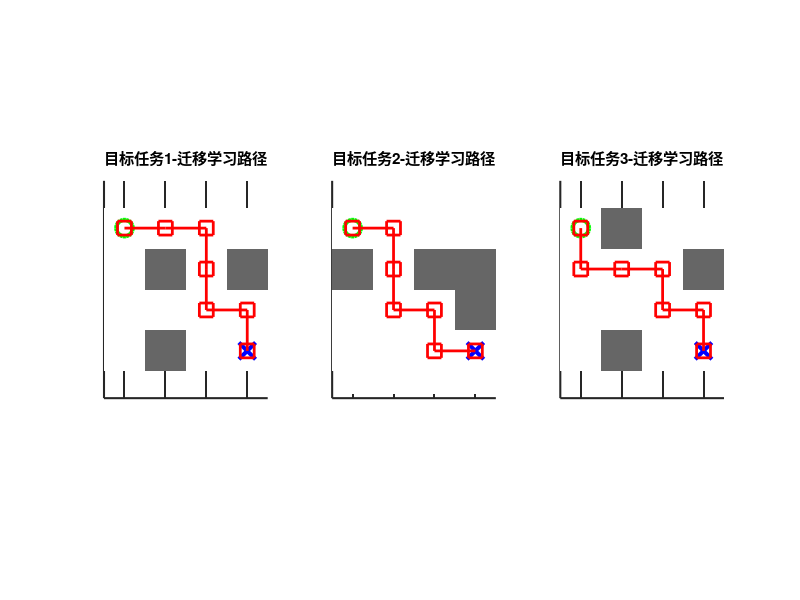
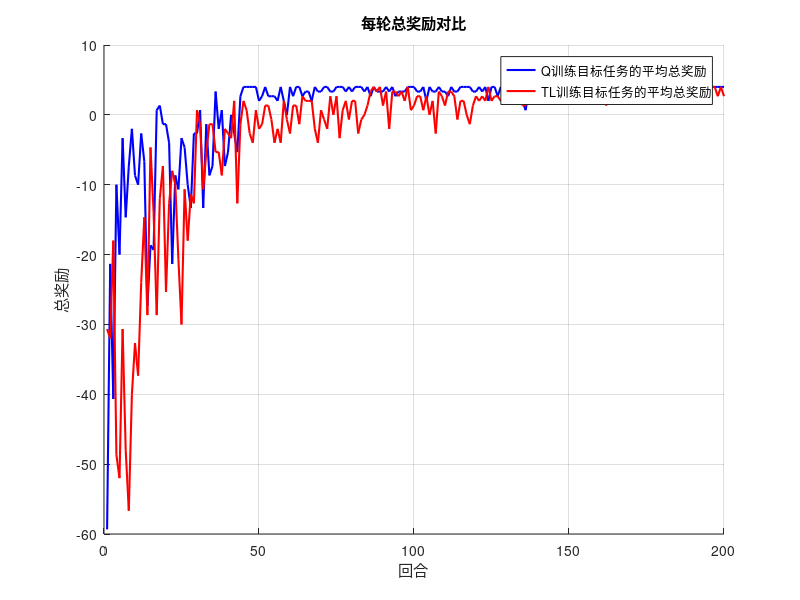
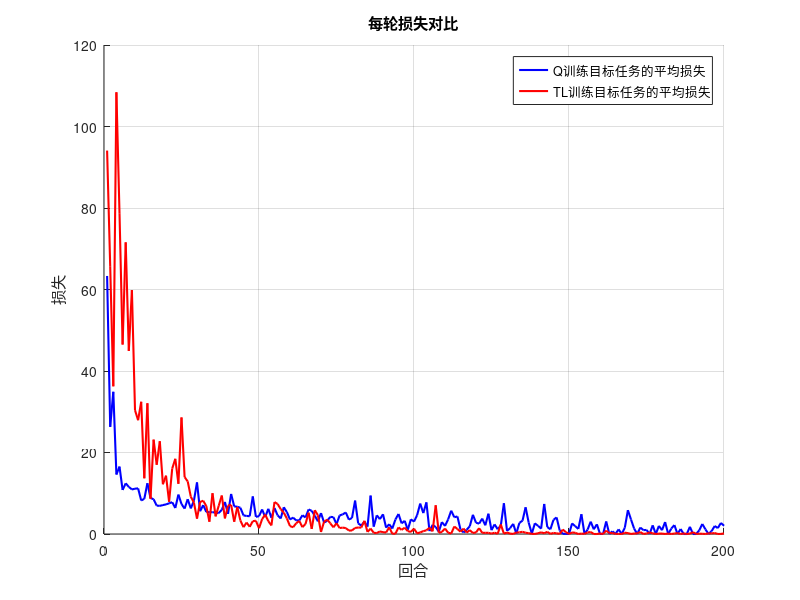

MATLAB code to generate these figures, in order: (Note: this script raises an error after producing the figures.)
% 清除工作区
clear; close all; clc;

% 设置随机数种子
rng(1);

% 定义第一个迷宫（源任务）
maze0 = [0 0 0 0;
         1 1 0 1;
         0 0 0 0;
         0 1 1 0];
% 定义第二个迷宫（目标任务1）
maze1 = [0 0 0 0;
         0 1 0 1;
         0 0 0 0;
         0 1 0 0];
% 定义第三个迷宫（目标任务2）
maze2 = [0 0 0 0;
         1 0 1 1;
         0 0 0 1;
         0 0 0 0];
% 定义第二个迷宫（目标任务3）
maze3 = [0 1 0 0;
         0 0 0 1;
         0 0 0 0;
         0 1 0 0];

numRows0 = size(maze0, 1);
numCols0 = size(maze0, 2);
numStates0 = numRows0 * numCols0;

numRows1 = size(maze1, 1);
numCols1 = size(maze1, 2);
numStates1 = numRows1 * numCols1;

% Q-Learning 参数
numEpisodes = 200;  % 训练回合数
gamma = 0.95;         % 折扣因子
alpha = 0.1;         % 学习率
epsilon = 1;         % 探索率（初始高探索）

% 初始化 Q 表（源任务和目标任务）
Q0 = zeros(numStates0, 4); % 源任务的 Q 表
Q11 = zeros(numStates1, 4); % 目标任务1的 Q 表1
Q12 = zeros(numStates1, 4); % 目标任务1的 Q 表2
Q21 = zeros(numStates1, 4); % 目标任务2的 Q 表1
Q22 = zeros(numStates1, 4); % 目标任务2的 Q 表2
Q31 = zeros(numStates1, 4); % 目标任务3的 Q 表1
Q32 = zeros(numStates1, 4); % 目标任务3的 Q 表2

% 用于记录每轮总奖励、损失和步数
totalRewards0 = zeros(numEpisodes, 1);
totalRewards11 = zeros(numEpisodes, 1);
totalRewards12 = zeros(numEpisodes, 1);
totalRewards21 = zeros(numEpisodes, 1);
totalRewards22 = zeros(numEpisodes, 1);
totalRewards31 = zeros(numEpisodes, 1);
totalRewards32 = zeros(numEpisodes, 1);

losses0 = zeros(numEpisodes, 1);
losses11 = zeros(numEpisodes, 1);
losses12 = zeros(numEpisodes, 1);
losses21 = zeros(numEpisodes, 1);
losses22 = zeros(numEpisodes, 1);
losses31 = zeros(numEpisodes, 1);
losses32 = zeros(numEpisodes, 1);

steps0 = zeros(numEpisodes, 1);
steps11 = zeros(numEpisodes, 1);
steps12 = zeros(numEpisodes, 1);
steps21 = zeros(numEpisodes, 1);
steps22 = zeros(numEpisodes, 1);
steps31 = zeros(numEpisodes, 1);
steps32 = zeros(numEpisodes, 1);

% 定义动作
actions = [ -1, 0;  % 上
             1, 0;  % 下
             0, -1; % 左
             0, 1]; % 右

%% Q训练源任务
for episode = 1:numEpisodes
    % 初始化状态
    state = 1;  % 从(1,1)开始
    totalReward = 0; % 初始化每轮总奖励
    episodeSteps = 0; % 初始化步数
    episodeLoss = 0; % 初始化损失

    while true
        % 选择动作
        if rand < epsilon
            action = randi(4); % 探索
        else
            [~, action] = max(Q0(state, :)); % 利用
        end

        % 计算新状态
        [row, col] = ind2sub([numRows0, numCols0], state);
        newRow = row + actions(action, 1);
        newCol = col + actions(action, 2);
        
        % 检查新状态是否有效
        if newRow >= 1 && newRow <= numRows0 && newCol >= 1 && newCol <= numCols0 && maze0(newRow, newCol) == 0
            newState = sub2ind([numRows0, numCols0], newRow, newCol);
        else
            newState = state; % 如果无效，保持在当前状态
        end

        % 奖励设定
        reward = (newState == numStates0) * 10; % 到达终点奖励10
        if newState ~= state
            reward = reward - 1; % 每次有效移动给予-1的惩罚
        end
        
        totalReward = totalReward + reward; % 累加总奖励

        % 计算损失：Q值更新的变化
        loss = abs(Q0(state, action) - (reward + gamma * max(Q0(newState, :))));
        episodeLoss = episodeLoss + loss; % 累加损失
        
        % 更新 Q 值
        Q0(state, action) = Q0(state, action) + alpha * (reward + gamma * max(Q0(newState, :)) - Q0(state, action));

        % 更新状态
        state = newState;
        episodeSteps = episodeSteps + 1; % 步数加1

        if state == numStates0
            break; % 到达终点，结束回合
        end
    end
    
    totalRewards0(episode) = totalReward; % 记录每轮总奖励
    losses0(episode) = episodeLoss; % 记录每轮损失
    steps0(episode) = episodeSteps; % 记录每轮步数

    % 随着训练进展逐步减少 epsilon
    epsilon = max(0.1, epsilon * 0.99); % 保证 epsilon 不小于 0.1
end

% 打印学习到的源任务 Q 表
disp('Q训练源任务 Q表:');
disp(Q0);

%% Q训练目标任务1
for episode = 1:numEpisodes
    % 初始化状态
    state = 1;  % 从(1,1)开始
    totalReward = 0; % 初始化每轮总奖励
    episodeSteps = 0; % 初始化步数
    episodeLoss = 0; % 初始化损失
    while true
        % 选择动作
        if rand < epsilon
            action = randi(4); % 探索
        else
            [~, action] = max(Q11(state, :)); % 利用
        end

        % 计算新状态
        [row, col] = ind2sub([numRows1, numCols1], state);
        newRow = row + actions(action, 1);
        newCol = col + actions(action, 2);
        
        % 检查新状态是否有效
        if newRow >= 1 && newRow <= numRows1 && newCol >= 1 && newCol <= numCols1 && maze1(newRow, newCol) == 0
            newState = sub2ind([numRows1, numCols1], newRow, newCol);
        else
            newState = state; % 如果无效，保持在当前状态
        end

        % 奖励设定
        reward = (newState == numStates1) * 10; % 到达终点奖励10
        if newState ~= state
            reward = reward - 1; % 每次有效移动给予-1的惩罚
        end
        
        totalReward = totalReward + reward; % 累加总奖励
        
        % 计算损失：Q值更新的变化
        loss = abs(Q11(state, action) - (reward + gamma * max(Q11(newState, :))));
        episodeLoss = episodeLoss + loss; % 累加损失

        % 更新 Q 值
        Q11(state, action) = Q11(state, action) + alpha * (reward + gamma * max(Q11(newState, :)) - Q11(state, action));

        % 更新状态
        state = newState;
        episodeSteps = episodeSteps + 1; % 步数加1

        if state == numStates1
            break; % 到达终点，结束回合
        end
    end
    
    totalRewards11(episode) = totalReward; % 记录每轮总奖励
    losses11(episode) = episodeLoss; % 记录每轮损失
    steps11(episode) = episodeSteps; % 记录每轮步数

    % 随着训练进展逐步减少 epsilon
    epsilon = max(0.1, epsilon * 0.99); % 保证 epsilon 不小于 0.1
end

% 打印学习到的源任务 Q 表
disp('Q训练目标任务1 Q表:');
disp(Q11);

%% TL学习到目标任务1
% 利用源任务的 Q 表初始化目标任务的 Q 表
% 将源任务 Q 表的 Q 值根据目标任务的状态映射进行转移
Q12 = Q0;

% 训练目标任务
epsilon = 1; % 重新设置 epsilon

for episode = 1:numEpisodes
    % 初始化状态
    state = 1;  % 从(1,1)开始
    totalReward = 0; % 初始化每轮总奖励
    episodeSteps = 0; % 初始化步数
    episodeLoss = 0; % 初始化损失

    while true
        % 选择动作
        if rand < epsilon
            action = randi(4); % 探索
        else
            [~, action] = max(Q12(state, :)); % 利用
        end

        % 计算新状态
        [row, col] = ind2sub([numRows1, numCols1], state);
        newRow = row + actions(action, 1);
        newCol = col + actions(action, 2);
        
        % 检查新状态是否有效
        if newRow >= 1 && newRow <= numRows1 && newCol >= 1 && newCol <= numCols1 && maze1(newRow, newCol) == 0
            newState = sub2ind([numRows1, numCols1], newRow, newCol);
        else
            newState = state; % 如果无效，保持在当前状态
        end

        % 奖励设定
        reward = (newState == numStates1) * 10; % 到达终点奖励10
        if newState ~= state
            reward = reward - 1; % 每次有效移动给予-1的惩罚
        end
        
        totalReward = totalReward + reward; % 累加总奖励
        
        % 计算损失：Q值更新的变化
        loss = abs(Q12(state, action) - (reward + gamma * max(Q12(newState, :))));
        episodeLoss = episodeLoss + loss; % 累加损失

        % 更新 Q 值
        Q12(state, action) = Q12(state, action) + alpha * (reward + gamma * max(Q12(newState, :)) - Q12(state, action));

        % 更新状态
        state = newState;
        episodeSteps = episodeSteps + 1; % 步数加1

        if state == numStates1
            break; % 到达终点，结束回合
        end
    end
    
    totalRewards12 (episode) = totalReward; % 记录每轮总奖励
    losses12(episode) = episodeLoss; % 记录每轮损失
    steps12(episode) = episodeSteps; % 记录每轮步数

    % 随着训练进展逐步减少 epsilon
    epsilon = max(0.1, epsilon * 0.99); % 保证 epsilon 不小于 0.1
end

% 打印学习到的目标任务 Q 表
disp('TL训练目标任务1 Q表:');
disp(Q12);
 
% 从起点到终点找到最佳路径
path1 = [];
state = 1; % 从(1,1)开始
while state ~= numStates1
    path1 = [path1; state]; % 记录路径
    [~, action] = max(Q12(state, :)); % 选择最优动作
    [row, col] = ind2sub([numRows1, numCols1], state);
    newRow = row + actions(action, 1);
    newCol = col + actions(action, 2);
    state = sub2ind([numRows1, numCols1], newRow, newCol); % 更新状态
end
path1 = [path1; state]; % 添加终点

% 输出最佳路径
disp('目标任务1-最佳路径状态:');
disp(path1);

%% Q训练目标任务2
for episode = 1:numEpisodes
    % 初始化状态
    state = 1;  % 从(1,1)开始
    totalReward = 0; % 初始化每轮总奖励
    episodeSteps = 0; % 初始化步数
    episodeLoss = 0; % 初始化损失

    while true
        % 选择动作
        if rand < epsilon
            action = randi(4); % 探索
        else
            [~, action] = max(Q21(state, :)); % 利用
        end

        % 计算新状态
        [row, col] = ind2sub([numRows1, numCols1], state);
        newRow = row + actions(action, 1);
        newCol = col + actions(action, 2);
        
        % 检查新状态是否有效
        if newRow >= 1 && newRow <= numRows1 && newCol >= 1 && newCol <= numCols1 && maze2(newRow, newCol) == 0
            newState = sub2ind([numRows1, numCols1], newRow, newCol);
        else
            newState = state; % 如果无效，保持在当前状态
        end

        % 奖励设定
        reward = (newState == numStates1) * 10; % 到达终点奖励10
        if newState ~= state
            reward = reward - 1; % 每次有效移动给予-1的惩罚
        end
        
        totalReward = totalReward + reward; % 累加总奖励
        
        % 计算损失：Q值更新的变化
        loss = abs(Q21(state, action) - (reward + gamma * max(Q21(newState, :))));
        episodeLoss = episodeLoss + loss; % 累加损失

        % 更新 Q 值
        Q21(state, action) = Q21(state, action) + alpha * (reward + gamma * max(Q21(newState, :)) - Q21(state, action));

        % 更新状态
        state = newState;
        episodeSteps = episodeSteps + 1; % 步数加1

        if state == numStates1
            break; % 到达终点，结束回合
        end
    end
    
    totalRewards21(episode) = totalReward; % 记录每轮总奖励
    losses21(episode) = episodeLoss; % 记录每轮损失
    steps21(episode) = episodeSteps; % 记录每轮步数

    % 随着训练进展逐步减少 epsilon
    epsilon = max(0.1, epsilon * 0.99); % 保证 epsilon 不小于 0.1
end

% 打印学习到的源任务 Q 表
disp('Q训练目标任务2 Q表:');
disp(Q21);

%% 迁移学习到目标任务2
% 利用源任务的 Q 表初始化目标任务的 Q 表
% 将源任务 Q 表的 Q 值根据目标任务的状态映射进行转移
Q22 = Q0;

% 训练目标任务
epsilon = 1; % 重新设置 epsilon

for episode = 1:numEpisodes
    % 初始化状态
    state = 1;  % 从(1,1)开始
    totalReward = 0; % 初始化每轮总奖励
    episodeSteps = 0; % 初始化步数
    episodeLoss = 0; % 初始化损失

    while true
        % 选择动作
        if rand < epsilon
            action = randi(4); % 探索
        else
            [~, action] = max(Q22(state, :)); % 利用
        end

        % 计算新状态
        [row, col] = ind2sub([numRows1, numCols1], state);
        newRow = row + actions(action, 1);
        newCol = col + actions(action, 2);
        
        % 检查新状态是否有效
        if newRow >= 1 && newRow <= numRows1 && newCol >= 1 && newCol <= numCols1 && maze2(newRow, newCol) == 0
            newState = sub2ind([numRows1, numCols1], newRow, newCol);
        else
            newState = state; % 如果无效，保持在当前状态
        end

        % 奖励设定
        reward = (newState == numStates1) * 10; % 到达终点奖励10
        if newState ~= state
            reward = reward - 1; % 每次有效移动给予-1的惩罚
        end
        
        totalReward = totalReward + reward; % 累加总奖励
        
        % 计算损失：Q值更新的变化
        loss = abs(Q22(state, action) - (reward + gamma * max(Q22(newState, :))));
        episodeLoss = episodeLoss + loss; % 累加损失

        % 更新 Q 值
        Q22(state, action) = Q22(state, action) + alpha * (reward + gamma * max(Q22(newState, :)) - Q22(state, action));

        % 更新状态
        state = newState;
        episodeSteps = episodeSteps + 1; % 步数加1

        if state == numStates1
            break; % 到达终点，结束回合
        end
    end
    
    totalRewards22 (episode) = totalReward; % 记录每轮总奖励
    losses22(episode) = episodeLoss; % 记录每轮损失
    steps22(episode) = episodeSteps; % 记录每轮步数

    % 随着训练进展逐步减少 epsilon
    epsilon = max(0.1, epsilon * 0.99); % 保证 epsilon 不小于 0.1
end

% 打印学习到的目标任务 Q 表
disp('TL训练目标任务2 Q表:');
disp(Q22);
 
% 从起点到终点找到最佳路径
path2 = [];
state = 1; % 从(1,1)开始
while state ~= numStates1
    path2 = [path2; state]; % 记录路径
    [~, action] = max(Q22(state, :)); % 选择最优动作
    [row, col] = ind2sub([numRows1, numCols1], state);
    newRow = row + actions(action, 1);
    newCol = col + actions(action, 2);
    state = sub2ind([numRows1, numCols1], newRow, newCol); % 更新状态
end
path2 = [path2; state]; % 添加终点

% 输出最佳路径
disp('目标任务2-最佳路径状态:');
disp(path2);

%% Q训练目标任务3
for episode = 1:numEpisodes
    % 初始化状态
    state = 1;  % 从(1,1)开始
    totalReward = 0; % 初始化每轮总奖励
    episodeSteps = 0; % 初始化步数
    episodeLoss = 0; % 初始化损失

    while true
        % 选择动作
        if rand < epsilon
            action = randi(4); % 探索
        else
            [~, action] = max(Q31(state, :)); % 利用
        end

        % 计算新状态
        [row, col] = ind2sub([numRows1, numCols1], state);
        newRow = row + actions(action, 1);
        newCol = col + actions(action, 2);
        
        % 检查新状态是否有效
        if newRow >= 1 && newRow <= numRows1 && newCol >= 1 && newCol <= numCols1 && maze3(newRow, newCol) == 0
            newState = sub2ind([numRows1, numCols1], newRow, newCol);
        else
            newState = state; % 如果无效，保持在当前状态
        end

        % 奖励设定
        reward = (newState == numStates1) * 10; % 到达终点奖励10
        if newState ~= state
            reward = reward - 1; % 每次有效移动给予-1的惩罚
        end
        
        totalReward = totalReward + reward; % 累加总奖励
        
        % 计算损失：Q值更新的变化
        loss = abs(Q31(state, action) - (reward + gamma * max(Q31(newState, :))));
        episodeLoss = episodeLoss + loss; % 累加损失

        % 更新 Q 值
        Q31(state, action) = Q31(state, action) + alpha * (reward + gamma * max(Q31(newState, :)) - Q31(state, action));

        % 更新状态
        state = newState;
        episodeSteps = episodeSteps + 1; % 步数加1

        if state == numStates1
            break; % 到达终点，结束回合
        end
    end
    
    totalRewards31(episode) = totalReward; % 记录每轮总奖励
    losses31(episode) = episodeLoss; % 记录每轮损失
    steps31(episode) = episodeSteps; % 记录每轮步数

    % 随着训练进展逐步减少 epsilon
    epsilon = max(0.1, epsilon * 0.99); % 保证 epsilon 不小于 0.1
end

% 打印学习到的源任务 Q 表
disp('Q训练目标任务3 Q表:');
disp(Q31);

%% 迁移学习到目标任务3
% 利用源任务的 Q 表初始化目标任务的 Q 表
% 将源任务 Q 表的 Q 值根据目标任务的状态映射进行转移
Q32 = Q0;

% 训练目标任务
epsilon = 1; % 重新设置 epsilon

for episode = 1:numEpisodes
    % 初始化状态
    state = 1;  % 从(1,1)开始
    totalReward = 0; % 初始化每轮总奖励
    episodeSteps = 0; % 初始化步数
    episodeLoss = 0; % 初始化损失

    while true
        % 选择动作
        if rand < epsilon
            action = randi(4); % 探索
        else
            [~, action] = max(Q32(state, :)); % 利用
        end

        % 计算新状态
        [row, col] = ind2sub([numRows1, numCols1], state);
        newRow = row + actions(action, 1);
        newCol = col + actions(action, 2);
        
        % 检查新状态是否有效
        if newRow >= 1 && newRow <= numRows1 && newCol >= 1 && newCol <= numCols1 && maze3(newRow, newCol) == 0
            newState = sub2ind([numRows1, numCols1], newRow, newCol);
        else
            newState = state; % 如果无效，保持在当前状态
        end

        % 奖励设定
        reward = (newState == numStates1) * 10; % 到达终点奖励10
        if newState ~= state
            reward = reward - 1; % 每次有效移动给予-1的惩罚
        end
        
        totalReward = totalReward + reward; % 累加总奖励
        
        % 计算损失：Q值更新的变化
        loss = abs(Q32(state, action) - (reward + gamma * max(Q32(newState, :))));
        episodeLoss = episodeLoss + loss; % 累加损失

        % 更新 Q 值
        Q32(state, action) = Q32(state, action) + alpha * (reward + gamma * max(Q32(newState, :)) - Q32(state, action));

        % 更新状态
        state = newState;
        episodeSteps = episodeSteps + 1; % 步数加1

        if state == numStates1
            break; % 到达终点，结束回合
        end
    end
    
    totalRewards32 (episode) = totalReward; % 记录每轮总奖励
    losses32(episode) = episodeLoss; % 记录每轮损失
    steps32(episode) = episodeSteps; % 记录每轮步数

    % 随着训练进展逐步减少 epsilon
    epsilon = max(0.1, epsilon * 0.99); % 保证 epsilon 不小于 0.1
end

% 打印学习到的目标任务 Q 表
disp('TL训练目标任务3 Q表:');
disp(Q32);
 
% 从起点到终点找到最佳路径
path3 = [];
state = 1; % 从(1,1)开始
while state ~= numStates1
    path3 = [path3; state]; % 记录路径
    [~, action] = max(Q32(state, :)); % 选择最优动作
    [row, col] = ind2sub([numRows1, numCols1], state);
    newRow = row + actions(action, 1);
    newCol = col + actions(action, 2);
    state = sub2ind([numRows1, numCols1], newRow, newCol); % 更新状态
end
path3 = [path3; state]; % 添加终点

% 输出最佳路径
disp('目标任务3-最佳路径状态:');
disp(path3);

%% 可视化小人走迷宫路径（修改后版本）
% 创建一个包含3个子图的图形窗口
figure('Position', [200 200 1200 400]); % 调整窗口大小

% 子图1：目标任务1的迷宫路径
subplot(1, 3, 1);
hold on;
% 绘制迷宫（0=白色通路，1=灰色障碍物）
maze_img = maze1;
maze_img(end,end) = 0; % 确保终点不被显示为障碍物
imagesc(maze_img);
colormap(gca, [1 1 1; 0.4 0.4 0.4]); % 设置颜色映射
axis equal tight;
set(gca, 'YDir', 'reverse', 'XTick', 1:numCols1, 'YTick', 1:numRows1, ...
         'XTickLabel', [], 'YTickLabel', [], 'GridAlpha', 1, 'LineWidth', 1.5);
grid on;

% 绘制起点和终点
plot(1, 1, 'go', 'MarkerSize', 12, 'LineWidth', 3);  % 绿色起点
plot(numCols1, numRows1, 'bx', 'MarkerSize', 12, 'LineWidth', 3);  % 蓝色终点

% 绘制路径并连接相邻点
if length(path1) > 1
    path_x = zeros(length(path1), 1);
    path_y = zeros(length(path1), 1);
    for i = 1:length(path1)
        [row, col] = ind2sub([numRows1, numCols1], path1(i));
        path_x(i) = col;
        path_y(i) = row;
    end
    plot(path_x, path_y, 'r-', 'LineWidth', 2); % 连接路径点的红线
    plot(path_x, path_y, 'rs', 'MarkerSize', 10, 'LineWidth', 2); % 路径点标记
end

title('目标任务1-迁移学习路径');
hold off;

% 子图2：目标任务2的迷宫路径（相同格式修改）
subplot(1, 3, 2);
hold on;
maze_img = maze2;
maze_img(end,end) = 0;
imagesc(maze_img);
colormap(gca, [1 1 1; 0.4 0.4 0.4]);
axis equal tight;
set(gca, 'YDir', 'reverse', 'XTick', 1:numCols1, 'YTick', 1:numRows1, ...
         'XTickLabel', [], 'YTickLabel', [], 'GridAlpha', 1, 'LineWidth', 1.5);


% 绘制起点和终点
plot(1, 1, 'go', 'MarkerSize', 12, 'LineWidth', 3);
plot(numCols1, numRows1, 'bx', 'MarkerSize', 12, 'LineWidth', 3);

% 绘制路径并连接相邻点
if length(path2) > 1
    path_x = zeros(length(path2), 1);
    path_y = zeros(length(path2), 1);
    for i = 1:length(path2)
        [row, col] = ind2sub([numRows1, numCols1], path2(i));
        path_x(i) = col;
        path_y(i) = row;
    end
    plot(path_x, path_y, 'r-', 'LineWidth', 2);
    plot(path_x, path_y, 'rs', 'MarkerSize', 10, 'LineWidth', 2);
end

title('目标任务2-迁移学习路径');
hold off;

% 子图3：目标任务3的迷宫路径（相同格式修改）
subplot(1, 3, 3);
hold on;
maze_img = maze3;
maze_img(end,end) = 0;
imagesc(maze_img);
colormap(gca, [1 1 1; 0.4 0.4 0.4]);
axis equal tight;
set(gca, 'YDir', 'reverse', 'XTick', 1:numCols1, 'YTick', 1:numRows1, ...
         'XTickLabel', [], 'YTickLabel', [], 'GridAlpha', 1, 'LineWidth', 1.5);
grid on;

% 绘制起点和终点
plot(1, 1, 'go', 'MarkerSize', 12, 'LineWidth', 3);
plot(numCols1, numRows1, 'bx', 'MarkerSize', 12, 'LineWidth', 3);

% 绘制路径并连接相邻点
if length(path3) > 1
    path_x = zeros(length(path3), 1);
    path_y = zeros(length(path3), 1);
    for i = 1:length(path3)
        [row, col] = ind2sub([numRows1, numCols1], path3(i));
        path_x(i) = col;
        path_y(i) = row;
    end
    plot(path_x, path_y, 'r-', 'LineWidth', 2);
    plot(path_x, path_y, 'rs', 'MarkerSize', 10, 'LineWidth', 2);
end

title('目标任务3-迁移学习路径');
hold off;

%% 可视化平均总奖励
figure;
hold on;

%计算目标任务1~3的Q训练奖励和TL训练奖励的平均值
totalRewardsQ = (totalRewards11 + totalRewards21 + totalRewards31) / 3;
totalRewardsTL = (totalRewards12 + totalRewards22 + totalRewards32) / 3;

% 绘制三条曲线，分别使用不同的颜色
plot(totalRewardsQ, 'b', 'LineWidth', 1.5); % 'b'表示蓝色
plot(totalRewardsTL, 'r', 'LineWidth', 1.5); % 'r'表示红色

%测试是否取平均
% plot(totalRewards21, 'y', 'LineWidth', 1.5); % 'y'表示黄色

% 添加标题和标签
title('每轮总奖励对比');
xlabel('回合');
ylabel('总奖励');

% 添加图例，标明不同曲线的意义legend('Q训练源任务', 'Q训练目标任务的平均', 'TL训练目标任务的平均');
legend('Q训练目标任务的平均总奖励', 'TL训练目标任务的平均总奖励');
%legend('Q训练目标任务的平均', 'TL训练目标任务的平均');

grid on;  % 显示网格
hold off; % 释放当前图形

%% 可视化算法损失函数
figure;
hold on;

%计算目标任务1~3的Q训练损失和TL训练损失的平均值
lossesQ = (losses11 + losses21 + losses31) / 3;
lossesTL = (losses12 + losses22 + losses32) / 3;

% 绘制两条曲线，分别使用不同的颜色
plot(lossesQ, 'b', 'LineWidth', 1.5); % 'r'表示红色
plot(lossesTL, 'r', 'LineWidth', 1.5); % 'g'表示红色

%测试是否取平均
% plot(totalRewards21, 'y', 'LineWidth', 1.5); % 'y'表示黄色

% 添加标题和标签
title('每轮损失对比');
xlabel('回合');
ylabel('损失');

% 添加图例，标明不同曲线的意义legend('Q训练源任务', 'Q训练目标任务的平均', 'TL训练目标任务的平均');
legend('Q训练目标任务的平均损失', 'TL训练目标任务的平均损失');
%legend('Q训练目标任务的平均', 'TL训练目标任务的平均');

grid on;  % 显示网格
hold off; % 释放当前图形

%% 可视化每轮步数
figure;
hold on;

%计算目标任务1~3的Q训练损失和TL训练损失的平均值
stepsQ = (steps11 + steps21 + steps31) / 3;
stepsTL = (steps12 + steps22 + steps32) / 3;

% 绘制两条曲线，分别使用不同的颜色
plot(stepsQ, 'b', 'LineWidth', 1.5); % 'r'表示红色
plot(stepsTL, 'r', 'LineWidth', 1.5); % 'g'表示红色

%测试是否取平均
% plot(totalRewards21, 'y', 'LineWidth', 1.5); % 'y'表示黄色

% 添加标题和标签
title('每轮步数对比');
xlabel('回合');
ylabel('步数');

% 添加图例，标明不同曲线的意义legend('Q训练源任务', 'Q训练目标任务的平均', 'TL训练目标任务的平均');
legend('Q训练目标任务的平均步数', 'TL训练目标任务的平均步数');
%legend('Q训练目标任务的平均', 'TL训练目标任务的平均');

grid on;  % 显示网格
hold off; % 释放当前图形

%% 可视化AUC

% 计算曲线下面积并绘制柱状图
AUC1 = trapz(totalRewardsQ-4); % 使用梯形积分计算面积
AUC2 = trapz(totalRewardsTL-4); % 使用梯形积分计算另一个面积

% 计算 AUC（0~0.5~1）
AUC1 = (20000-abs(AUC1))/20000;
AUC2 = (20000-abs(AUC2))/20000;

figure;
hold on; % 保持图形，允许叠加绘制

% 绘制两组柱状图
bar(1, AUC1, 'FaceColor', 'b', 'EdgeColor', 'k'); % 第一组柱状图
bar(3, AUC2, 'FaceColor', 'r', 'EdgeColor', 'k'); % 第二组柱状图

title('曲线下面积 (AUC)');
ylabel('面积值');
set(gca, 'XTick', [1, 3], 'XTickLabel', {'Q训练目标任务的平均AUC', 'TL训练目标任务的平均AUC '}); % 设置x轴标签

% 添加AUC值文本
text(1, AUC1, sprintf('AUC = %.2f', AUC1), 'HorizontalAlignment', 'center', 'VerticalAlignment', 'bottom', 'FontSize', 10);
text(3, AUC2, sprintf('AUC = %.2f', AUC2), 'HorizontalAlignment', 'center', 'VerticalAlignment', 'bottom', 'FontSize', 10);

hold off; % 释放图形
